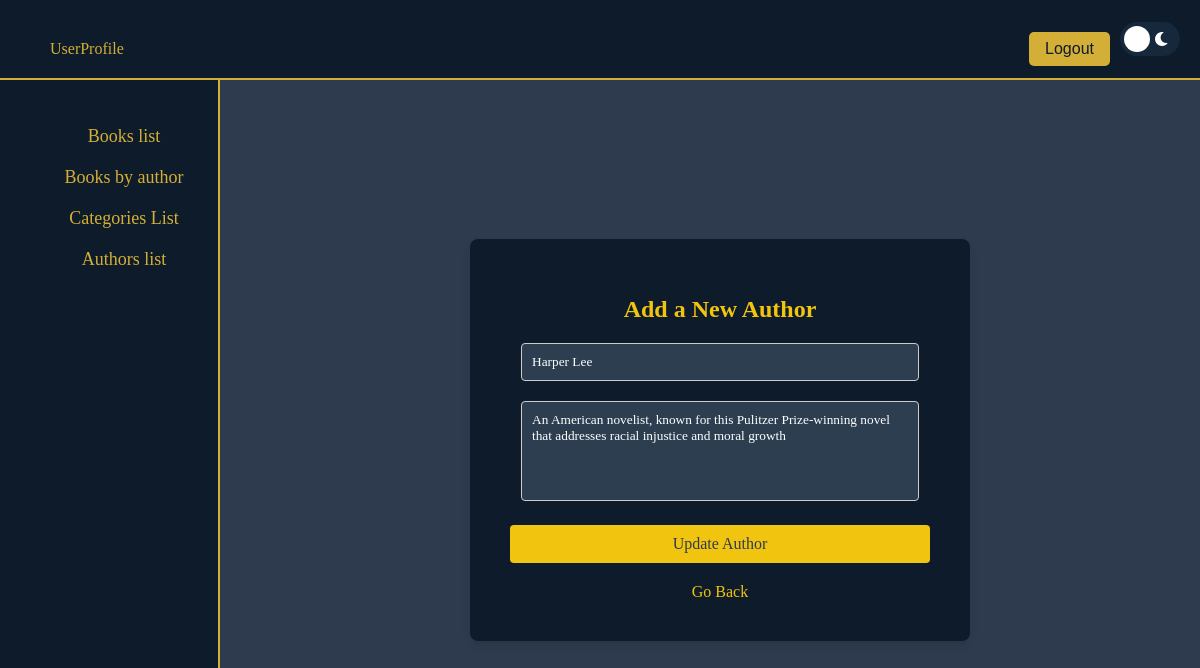
The app's page /author/1/edit_author (signed in) with its own data.
### app.py (models this page shows)
class Author(db.Model):
    id = db.Column(db.Integer, primary_key=True)
    name = db.Column(db.String(100), nullable=False)
    bio = db.Column(db.Text)
    books = db.relationship('Book', backref='author', lazy=True, cascade="all, delete-orphan")

### app.py (the view)
@app.route('/author/<int:id>/edit_author')
@login_required
def edit_author(id):
    author = Author.query.get_or_404(id)
    return render_template('Authors/edit_author.html', author=author)

### app.py (called while the page is built)
@login_manager.user_loader
def load_user(user_id):
    return User.query.get(int(user_id))

@app.context_processor
def inject_user():
    return dict(user=current_user)

### templates/Authors/edit_author.html
{% extends "layout.html" %}
{% block content %}
<body class="edit-create-body">
    <center>
        <form action="{{ url_for('update_author', id=author.id) }}" method="POST" class="edit-create-form">
            <h1>Add a New Author</h1>
            <input type="text" id="author_name" name="author_name" value="{{ author.name }}" placeholder="Author Name" required>
            <textarea name="bio" id="bio" placeholder="Author Bio" value="{{ author.bio }}">{{ author.bio }}</textarea>
            <button type="submit" class="edit-create-btn">Update Author</button>
            <a href="{{ url_for('authors_list') }}">Go Back</a>
        </form>
    </center>
</body>
{% endblock %}

### static/styles.css (style rules this page uses)
:root { --background-color-light: #adb5bd; --background-color-dark: #14213d; --text-color-light: #14213d; --text-color-dark: #e0e1dd; --primary-color-light: #d4af37; --primary-color-dark: #f1c40f; }
body { font-family: Arial, sans-serif; margin: 0; padding: 0; width: 100%; height: 100%; display: flex; background-color: #adb5bd; transition: background-color 0.3s, color 0.3s; }
body { font-family: 'Segoe UI', Tahoma, Geneva, Verdana, sans-serif; background-color: #2e3b4e; color: #e0e1dd; margin: 0; padding: 0; }
h1 { color: #f1c40f; text-align: center; font-size: 2.5em; margin-bottom: 20px; }
.edit-create-body { font-family: 'Georgia', serif; color: #fff; background-color: #2e3b4e; margin: 0; padding: 0; display: flex; justify-content: center; align-items: center; min-height: 100vh; text-align: center; }
.edit-create-form { background-color: #0d1b2a; padding: 40px; border-radius: 8px; box-shadow: 0px 4px 10px rgba(0, 0, 0, 0.1); max-width: 500px; width: 100%; color: #fff; box-sizing: border-box; justify-content: center; }
.edit-create-form h1 { font-size: 24px; margin-bottom: 20px; color: #f1c40f; }
.edit-create-form input[type="text"], .edit-create-form input[type="file"] { width: calc(100% - 22px); padding: 10px; margin-bottom: 20px; border: 1px solid #ccc; border-radius: 4px; box-sizing: border-box; font-family: inherit; background-color: #2c3e50; color: #fff; }
.edit-create-form button { width: 100%; background-color: #f1c40f; color: #2e3b4e; border: none; padding: 10px; font-size: 16px; cursor: pointer; border-radius: 4px; font-family: inherit; transition: background-color 0.3s ease, color 0.3s ease, transform 0.3s ease; }
.edit-create-body a { display: block; text-align: center; margin-top: 20px; color: #f1c40f; text-decoration: none; }
.edit-create-form textarea { width: calc(100% - 22px); padding: 10px; margin-bottom: 20px; border: 1px solid #ccc; border-radius: 4px; box-sizing: border-box; font-family: inherit; background-color: #2c3e50; color: #fff; resize: none; min-height: 100px; }

### records on screen
Author: author_name "Harper Lee", bio "An American novelist, known for this Pulitzer Prize-winning novel that addresses racial injustice and moral growth"
